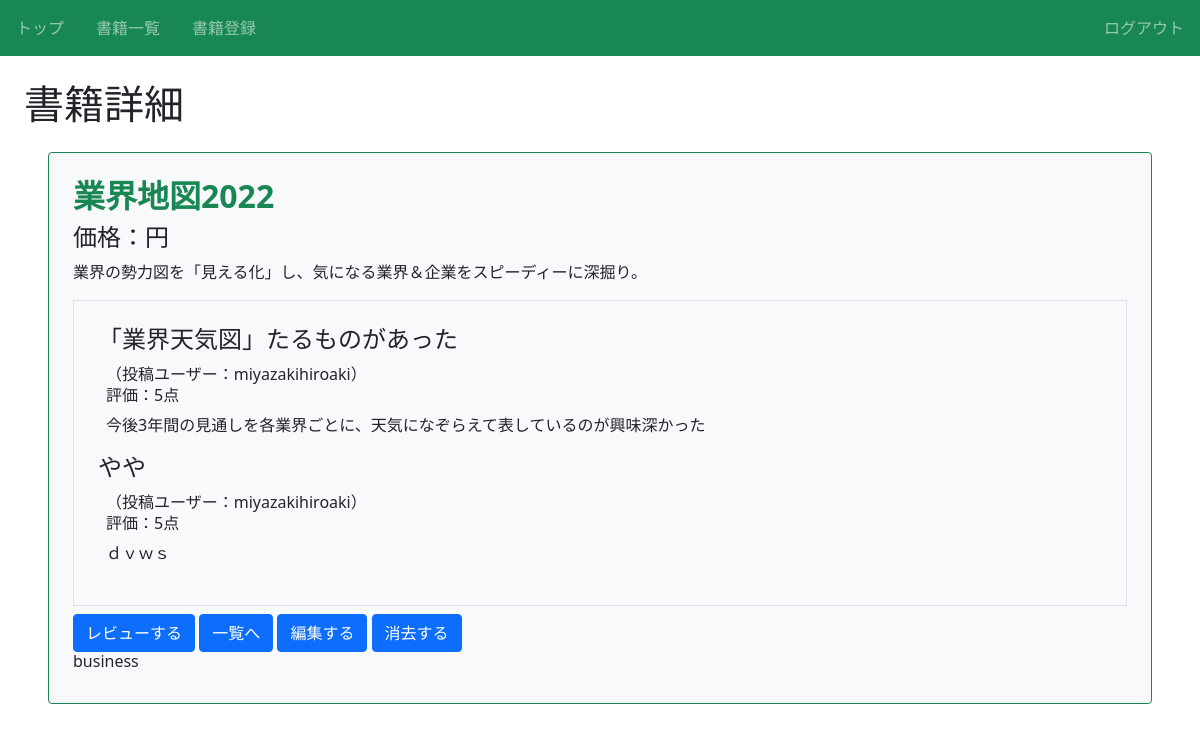
Before: /book/17/detail/ (signed in) with the older database file.
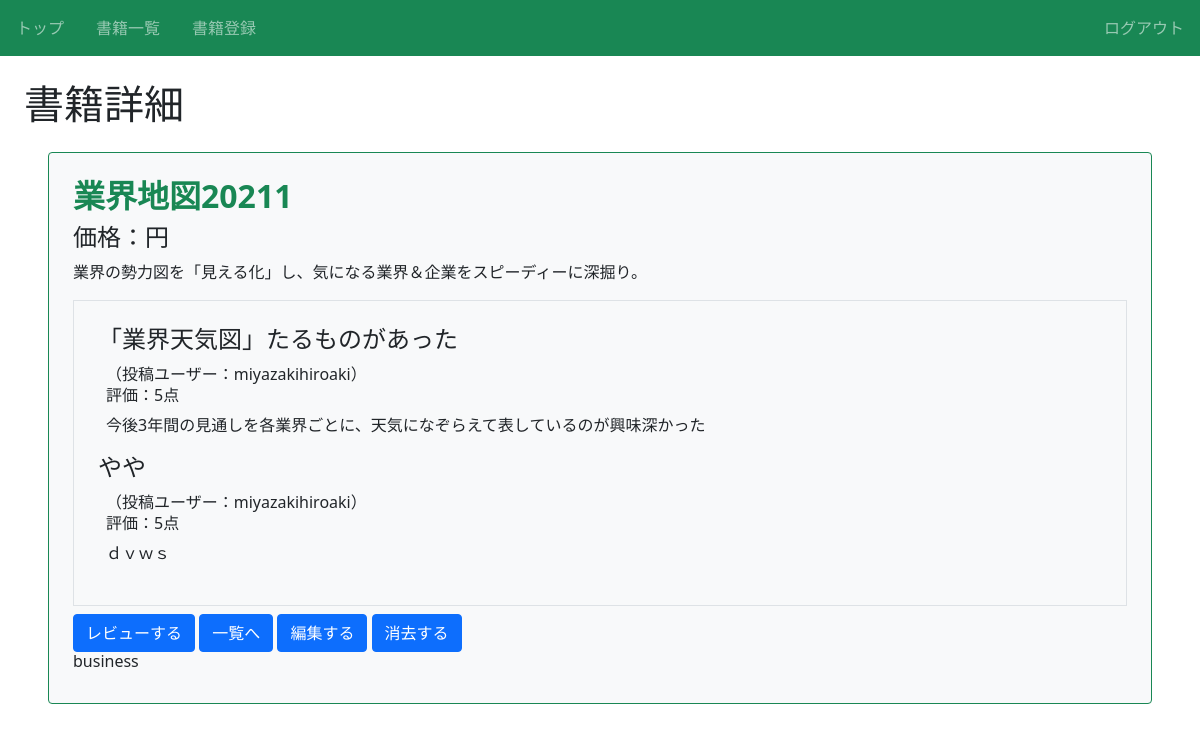
After: the same page with the newer database file.
### book/models.py (models this page shows, shortened)
class Book(models.Model):
    title = models.CharField(max_length=100)
    text = models.TextField()
    price = models.IntegerField(null=True, blank=True, default=1)
    thumbnail = models.ImageField(null=True, blank=True)
    category = models.CharField(
        max_length=100,
        choices = CATEGORY
        )
    user = models.ForeignKey('auth.User', on_delete=models.CASCADE)

class Review(models.Model):
    book = models.ForeignKey(Book, on_delete=models.CASCADE)
    title = models.CharField(max_length=100)
    text = models.TextField()
    rate = models.IntegerField(choices=RATE_CHOICES)
    user = models.ForeignKey('auth.User', on_delete=models.CASCADE)

### book/views.py (the view)
# urls.py: path('book/<int:pk>/detail/', views.DetailBookView.as_view(), name="detail-book"),
class DetailBookView(LoginRequiredMixin, DetailView):
    template_name = 'book/book_detail.html'
    model = Book

### book/templates/book/book_detail.html (shortened to what this page needs)
{% extends 'base.html' %}
{% block h1 %}書籍詳細{% endblock%}
{% block content %}
    <div class="p-4 m-4 bg-light border border-success rounded">
        <h2 class="text-success">{{object.title}}</h2>
        <h4 class="text-dark">価格：{{item.price}}円</h4>
        <p>{{ object.text }}</p>
        <div class="border p-4 mb-2">
            {% for review in object.review_set.all %}
            <div>
                <h3 class="h4">{{ review.title }}</h3>
                <div class="px-2">
                    <span>（投稿ユーザー：{{ review.user.username }}）</span>
                    <h6>評価：{{ review.rate }}点</h6>
                    <p>{{ review.text }}</p>
                </div>
            </div>
            {% endfor %}
        </div>
        <a href="{% url 'review' object.pk %}" class="btn btn-primary"> レビューする </a>
        <a href="{% url 'list-book' %}" class="btn btn-primary"> 一覧へ </a>
        <a href="{% url 'update-book' object.pk %}" class="btn btn-primary"> 編集する </a>
        <a href="{% url 'delete-book' object.pk %}" class="btn btn-primary"> 消去する </a>
        <h6 class="card-title">{{ object.category }}</h6>
    </div>
{% endblock content %}

### templates/base.html (shortened to what this page needs)
{% load static %}
<!DOCTYPE html>
<html lang="en">
    <head>
        <link href="https://cdn.jsdelivr.net/npm/bootstrap@5.0.2/dist/css/bootstrap.min.css" rel="stylesheet">
        <link rel="stylesheet" type="text/css" href="{% static 'book/css/style.css' %}"
    </head>
    <body>
        <nav class="navbar navbar-dark bg-success sticky-top">
            <div class="navbar-nav d-flex flex-row">
                <a class="nav-link mx-3" href="{% url 'index' %}">トップ</a>
                <a class="nav-link mx-3 " href="{% url 'list-book' %}">書籍一覧</a>
                <a class="nav-link mx-3" href="{% url 'create-book' %}">書籍登録</a>
            </div>
            <div class="navbar-nav d-flex flex-row">
                {% if request.user.is_authenticated %}
                    <a class="nav-link mx-3" href="{% url 'accounts:logout' %}">ログアウト</a>
                {% else %}
                    <a class="nav-link mx-3" href="{% url 'accounts:login' %}">ログイン</a>
                    <a class="nav-link mx-3" href="{% url 'accounts:signup' %}">会員登録</a>
                {% endif %}
            </div>
        </nav>
        <div class="p-4">
            <h1>{% block h1 %}{% endblock %}</h1>
            {% block content %}{% endblock content %}
        </div>
    </body>
</html>

### book/static/book/css/style.css (style rules this page uses)
h2 { font-weight: bold; }

Changed rows visible on the page:
changed Book "業界の勢力図を「見える化」し、気になる業界＆企業をスピーディーに深掘り。": title "業界地図2022" → "業界地図20211"
